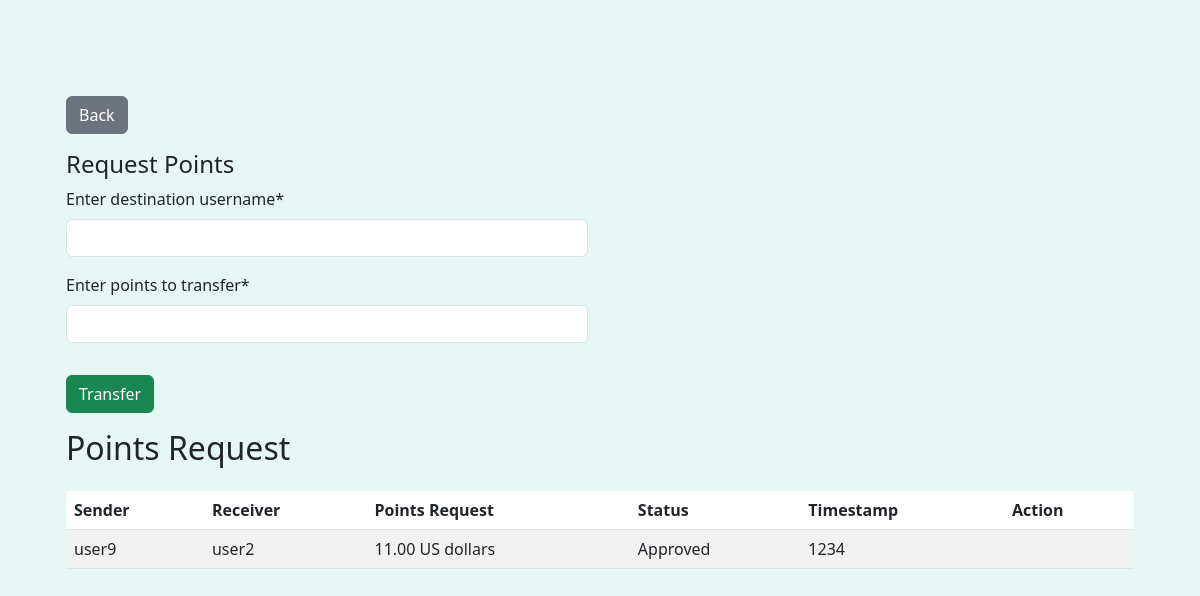
Screenshot of /request_points (signed in) with the database file from the repository.
### payapp/models.py (models this page shows, shortened)
class PointsRequest(models.Model):
    enter_your_username = models.CharField(max_length=50)
    enter_destination_username = models.CharField(max_length=50)
    enter_points_to_transfer = models.FloatField()
    points_type = models.CharField(max_length=50)
    status = (
        ('Pending','Pending'),
        ('Approved', 'Approved'),
        ('Rejected','Rejected')
    )
    transfer_status = models.CharField(max_length=12, choices=status, default='Pending')
    date_time = models.CharField(max_length=100)

### payapp/views.py (the view, shortened to what this page needs)
# urls.py: path('request_points', views.request_points, name='request_points'),
@requires_csrf_token
@login_required(login_url='/')
def request_points(request):
    default_src_username = request.user.username if request.user.is_authenticated else None
    form = PointsRequestForm()
    form = PointsTransferForm(initial={'enter_your_username': default_src_username})
    transfer_detail = PointsRequest.objects.select_related().filter((Q(enter_your_username= default_src_username)) | Q(enter_destination_username= default_src_username)).order_by('-id')  # Order by most recent first
    return render(request, "payapp/request.html", {"form": form, "point_detail" : transfer_detail, "user" : default_src_username})

### payapp/forms.py
class PointsTransferForm(forms.ModelForm):
    class Meta:
        model = models.PointsTransfer
        fields = ["enter_destination_username", "enter_points_to_transfer"]

### templates/payapp/request.html (shortened to what this page needs)
{% extends 'register/base.html' %}
{% load static %}
{% load crispy_forms_tags %}
{% block content %}
<div class="container-fluid" style="min-height: 100vh;">
    <div class="container mt-5">
        <div class="row">
            <div class="col-lg-12">
                <a class="btn btn-secondary mb-3" onclick="goBack()">Back</a>
            </div>
        </div>
        <h4>Request Points</h4>
        <div class="row">
            <div class="col-md-6">
                <form method="post" class="form-group">
                    {{ form|crispy }}
                    <button type="submit" class="btn btn-success mt-3">Transfer</button>
                </form>
            </div>
        </div>
        <h2 class="mb-4">Points Request</h2>
        <div class="table-responsive">
            <table class="table table-striped">
                <thead class="thead-dark">
                <tr>
                    <th>Sender</th>
                    <th>Receiver</th>
                    <th>Points Request</th>
                    <th>Status</th>
                    <th>Timestamp</th>
                    <th>Action</th>
                </tr>
                </thead>
                <tbody>
                {% for i in point_detail %}
                <tr>
                    <td>{{ i.enter_your_username }}</td>
                    <td>{{ i.enter_destination_username }}</td>
                    <td>{{ i.enter_points_to_transfer|floatformat:2 }} {{ i.points_type }}</td>
                    <td>{{ i.transfer_status }}</td>
                    <td>{{ i.date_time }}</td>
                    <td>
                    </td>
                </tr>
                {% endfor %}
                </tbody>
            </table>
        </div>
    </div>
</div>
{% endblock %}

### templates/register/base.html (style rules this page uses)
html, body { background-color: #E7F7F6; height: 100%; }

### rows the page displays
PointsRequest: enter_your_username "user9", enter_destination_username "user2", enter_points_to_transfer "11.00", points_type "US dollars", transfer_status "Approved", date_time "1234"
